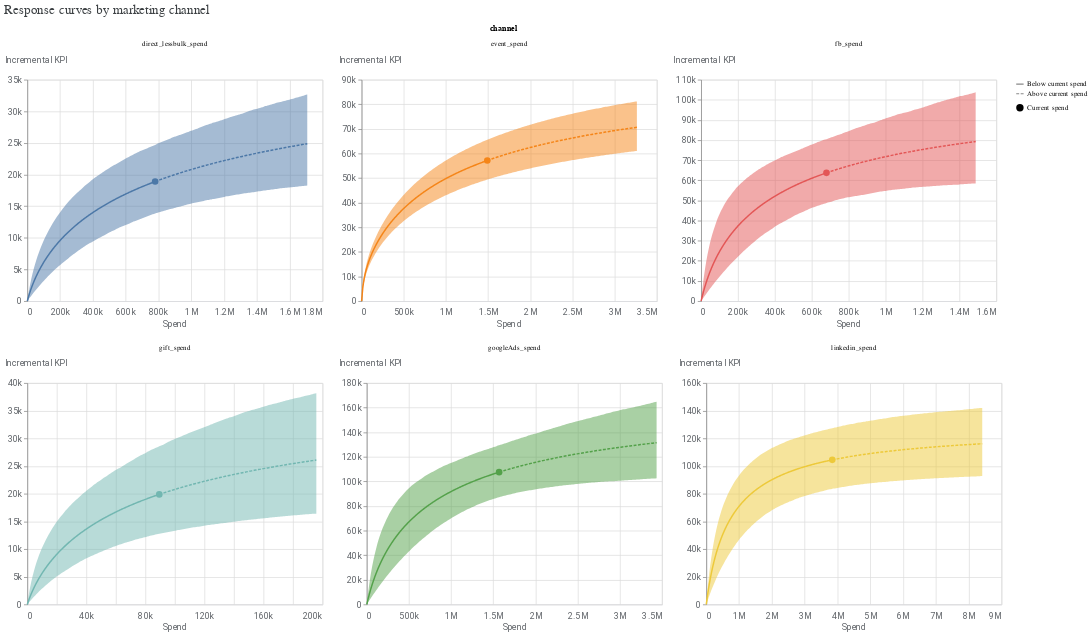

Notebook cell for this chart:
### Code cell
media_effects = output_dict[model_iter]['media_effects']
media_effects.plot_response_curves()

### Figure 1 — Vega-Lite specification as saved in the notebook (floating-point values rounded to 4 significant figures; data arrays with more than 128 entries replaced by an {"elided": "..."} marker saying what was removed)
{"config": {"view": {"continuousWidth": 300, "continuousHeight": 300}, "axis": {"labelColor": "#5F6368", "labelFont": "Roboto", "labelFontSize": 12, "titleColor": "#5F6368", "titleFont": "Roboto", "titleFontSize": 12, "titleFontWeight": "normal"}}, "data": {"name": "data-ec8c1a63e0b0235077d3377c0f2f615a"}, "facet": {"field": "channel", "type": "nominal"}, "spec": {"layer": [{"mark": {"type": "line"}, "encoding": {"color": {"field": "channel", "type": "nominal"}, "strokeDash": {"field": "spend_level", "legend": {"title": null}, "sort": "descending", "type": "nominal"}, "x": {"axis": {"domainColor": "#DADCE0", "labelExpr": "replace(format(datum.value, '.3~s'), 'G', 'B')", "labelPadding": 10, "ticks": false}, "field": "spend", "title": "Spend", "type": "quantitative"}, "y": {"axis": {"labelExpr": "replace(format(datum.value, '.3~s'), 'G', 'B')", "titleAlign": "left", "titleAngle": 0, "titleY": -20}, "field": "mean", "title": "Incremental KPI", "type": "quantitative"}}, "transform": [{"calculate": "datum.spend_multiplier >= 1.0 ? \"Above current spend\" : \"Below current spend\"", "as": "spend_level"}]}, {"mark": {"type": "point", "filled": true, "opacity": 1, "size": 80}, "encoding": {"color": {"field": "channel", "type": "nominal"}, "shape": {"field": "current_spend", "legend": {"title": null}, "type": "nominal"}, "tooltip": [{"field": "spend", "type": "quantitative"}, {"field": "mean", "type": "quantitative"}], "x": {"axis": {"domainColor": "#DADCE0", "labelExpr": "replace(format(datum.value, '.3~s'), 'G', 'B')", "labelPadding": 10, "ticks": false}, "field": "spend", "title": "Spend", "type": "quantitative"}, "y": {"axis": {"labelExpr": "replace(format(datum.value, '.3~s'), 'G', 'B')", "titleAlign": "left", "titleAngle": 0, "titleY": -20}, "field": "mean", "title": "Incremental KPI", "type": "quantitative"}}, "transform": [{"calculate": "datum.spend_multiplier >= 1.0 ? \"Above current spend\" : \"Below current spend\"", "as": "spend_level"}, {"filter": "(datum.spend_multiplier === 1.0)"}]}, {"mark": {"type": "area", "opacity": 0.5}, "encoding": {"color": {"field": "channel", "legend": null, "type": "nominal"}, "x": {"field": "spend", "type": "quantitative"}, "y": {"field": "ci_lo", "type": "quantitative"}, "y2": {"field": "ci_hi"}}, "transform": [{"calculate": "datum.spend_multiplier >= 1.0 ? \"Above current spend\" : \"Below current spend\"", "as": "spend_level"}]}], "width": 400}, "columns": 3, "resolve": {"scale": {"x": "independent", "y": "independent"}}, "title": {"text": "Response curves by marketing channel ", "anchor": "start", "color": "#3C4043", "font": "Google Sans Display", "fontSize": 18, "fontWeight": "normal", "offset": 10}, "$schema": "https://vega.github.io/schema/vega-lite/v5.20.1.json", "datasets": {"data-ec8c1a63e0b0235077d3377c0f2f615a": {"elided": "1320 records"}}}
